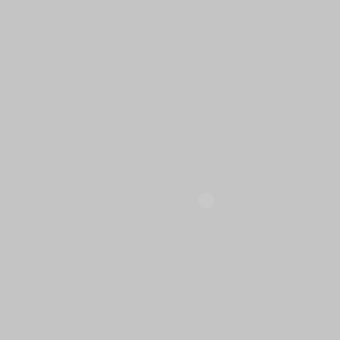
Frame 1 (no input)
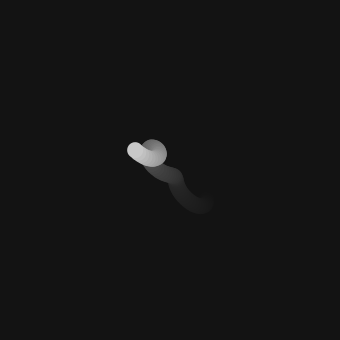
Frame 60 (the mouse pressed at the canvas centre just before this capture)
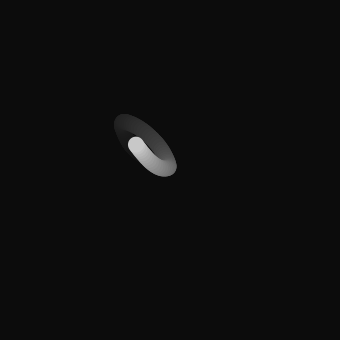
Frame 120 (the mouse held since frame 60 and released just before this capture)

The Processing sketch that drew these frames (run headless with seeded random() and noise(); from frame 60 on, the mouse is pressed at the canvas centre):

// Processing sketch: sketch_01_6_perlinnoise
// ── sketch_01_6_perlinnoise.pde
float t = 0;
void setup() {
  size(340, 340);
  // background(0);
  noStroke();
}

void draw() {
  fill(0, 10);
  rect(0, 0, width, height);
  
  float n = noise(t);
  // map(a, b, c, d, e)  aを範囲b-cから別の範囲d-eへ変換する
  float x = map(n, 0, 1, 0, width);
  float nh = noise(t - 0.05);
  float y = map(nh, 0, 1, 0, height);
  fill(200);
  ellipse(x, y, 16, 16);
  t += 0.01;
}
